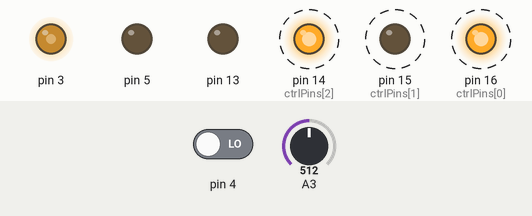
Bench run of a sketch on a simulated Arduino Uno, built with avr-gcc and run on an emulated ATmega328P. On the bench: output pins drawn as LEDs (lit = HIGH). Dashed ring = blinking. The inputs (shaded band) are chosen by the test bench; at power-on: A3 = 512, pin 4 LOW. What the sketch prints to the serial monitor is not drawn.

Above: at 1.24 s.
1.3 s: A3 set to 306
Timing chart, 0 to 10.3 s (numbered marks = the images above; inputs shaded):
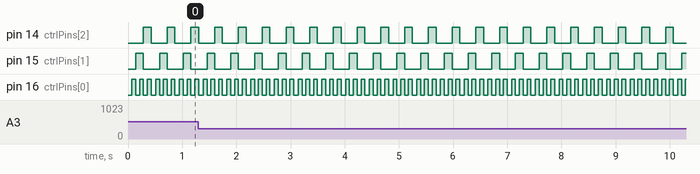

The sketch:

RFID_test.ino
```cpp
//#include <SoftwareSerial.h>

const unsigned long tagNo = 0x5a7ca405;
const unsigned int tagSe = 0xf6;

const unsigned long tagNo2 = 0x35850e;
const unsigned int tagSe2 = 0x55;

byte ctrlPins[3] = {16, 15, 14};
boolean state = 0;
int lvl = 0;
boolean history[256];
int history_t[256];
int message[128];
int i = 0;
unsigned long timer = 0;
boolean xorout = false;
boolean delayout = false;
boolean ffout = false;
byte cc = 0;
unsigned long codes[6];
unsigned int seriess[6];
unsigned int strength[6];
unsigned long timer2 = millis();
//SoftwareSerial rcv(7, 8);

void next_coil();

void setup() {
  // put your setup code here, to run once:
  for (int i = 0; i < 3; i++) {
    pinMode(ctrlPins[i], OUTPUT);
    digitalWrite(ctrlPins[i], 0);
  }
  pinMode(3, OUTPUT);
  pinMode(4, INPUT);
  pinMode(5, OUTPUT);
  pinMode(13, OUTPUT);
  pinMode(17, INPUT);
  Serial.begin(115200);
  //  rcv.begin(2400);
  TCCR2B = TCCR2B & B11110000 | B00001001;
  TCCR2A = TCCR2A & B11111100 | B00000011;
  OCR2A = 127;
  analogWrite(3, OCR2A / 2);
  timer = micros();
}

void loop() {
  boolean oldst = state;
  state = digitalRead(4);
  if (state != oldst) {
    if (i < 256) {
      history[i] = state;
      history_t[i] = micros() - timer;
      i++;
      timer = micros();
    }
  }
  if (i >= 256 || micros() - timer > 50000) {
    //    for (int j = 0; j < 256; j++) {
    //      Serial.print(history[j]);
    //      Serial.print(" ");
    //      Serial.println(history_t[j]);
    //    }
    byte temp = 0;
    int skip = 0;
    long test = 0;
    byte data[8];
    int k = 0;
    //    Serial.println("=================================");
    //    Serial.print("Coil ");
    //    Serial.println(cc);
    //    Serial.println("Decoding...");
    while (history_t[skip] < 380) skip++;
    //    Serial.println(skip);
    for (int j = skip; j < 256; j++) {
      int round_bit = 2;
      //      Serial.print(j);
      //      Serial.print(" ");
      //      Serial.print(history_t[j]);
      //      Serial.println(" ");
      if (history_t[j] < 100) {
        //        Serial.println("No tag!");
        i = 0;
        //next_coil();
        goto START;
      }
      if (history_t[j] > 380) {
        if (history[j] == 0) temp = 1;
        else if (history[j] == 1) temp = 0;
        round_bit = temp;
      }
      else if (history_t[j] < 380) {
        if (history[j] != temp) {
          round_bit = temp;
        }
      }
      if ((round_bit != 2)) {
        if (k < 128) message[k] = round_bit;
        k++;
      }
    }
    i = 0;
    k = 0;
    uint16_t frame = 0;
    int strt = 128;
    for (int j = 0; j < 128; j++) {
      frame = (frame << 1) & 1023;
      bitWrite(frame, 0, message[j]);
      if (frame == 511) {
        strt = j;
        break;
      }
    }
    int tst = 0;
//    for (int j = strt - 8; j < strt + 56; j++) {
//      Serial.print(message[j]);
//      tst++;
//      if (tst == 9 || tst == 15) {
//        Serial.println();
//        tst = 10;
//      }
//    }
//    Serial.println();
    //    Serial.println();
    //    Serial.println(strt);
    //    Serial.println();
START:
    if (strt < 64) {
      int ctr = 1;
      uint8_t series = 0;
      uint32_t code = 0;
      byte parity = 0;
      for (int e = 1; e >= 0; e--) {
        for (int g = 3; g >= 0; g--) {
//          Serial.print(strt + ctr);
//          Serial.print(" ");
//          Serial.print(parity);
//          Serial.print(" ");
//          Serial.println(message[strt + ctr]);
          bitWrite(series, g + e * 4, message[strt + ctr]);
          if (message[strt + ctr] == 1) parity ++;
          ctr++;
        }
        if (message[strt + ctr] == 1) parity ++;
//        Serial.println(parity);
//        Serial.println(parity%2);
//        Serial.println();
        parity = 0;
        ctr++;
      }
      for (int e = 7; e >= 0; e--) {
        for (int g = 3; g >= 0; g--) {
          //          Serial.print(strt + ctr);
          //          Serial.print(" ");
          //          Serial.println(message[strt + ctr]);
          bitWrite(code, g + e * 4, message[strt + ctr]);
          ctr++;
        }
        ctr++;
      }
      //      Serial.print("Code: ");
      //      Serial.print(series, HEX);
      //      Serial.print(" ");
      //      Serial.println(code, HEX);
      codes[cc] = code;
      seriess[cc] = series;
    }
    //Serial.println();
    next_coil();
    if (cc == 0) {
      int maxim = 0;
      int mx = 0;
      Serial.println("><><><><><><><><><><><><><><><><><><><><");
      for (int z = 0; z < 6; z++) {
        Serial.print(z);
        Serial.print(" ");
        Serial.print(seriess[z], HEX);
        Serial.print(" ");
        Serial.print(codes[z], HEX);
        Serial.print(" ");
        Serial.println(strength[z]);
        if (strength[z] > maxim) {
          maxim = strength[z];
          mx = z;
        }
      }
      if (maxim > 350) {
        Serial.print("Most likely code: ");
        Serial.print(seriess[mx], HEX);
        Serial.print(" ");
        Serial.println(codes[mx], HEX);
      }
      else {
        Serial.println("No tag found!");
      }
      Serial.print("Time elapsed: ");
      Serial.println(millis() - timer2);
      timer2 = millis();
      Serial.println("><><><><><><><><><><><><><><><><><><><><");
      if ((seriess[mx] == tagSe && codes[mx] == tagNo)
          || (seriess[mx] == tagSe2 && codes[mx] == tagNo2)) {
        digitalWrite(13, HIGH);
      }
      else {
        digitalWrite(13, LOW);
      }
    }
    timer = micros();
  }
}

void next_coil() {
  //  Serial.println("NEXT");
  //  Serial.println("COIL");
  unsigned long average = 0;
  for (int s = 0; s < 100; s ++) {
    average += analogRead(17);
    delayMicroseconds(100);
  }
  //  Serial.println(average / 100);
  strength[cc] = average / 100;
  if (cc < 5) {
    //    Serial.println('a');
    //    Serial.println(cc);
    cc++;
    //    Serial.println(cc);
  }
  else {
    //    Serial.println('b');
    cc = 0;
  }
  for (int bb = 0; bb < 3; bb++) {
    digitalWrite(ctrlPins[bb], bitRead(cc, bb));
  }
  for (int z = 0; z < 128; z++) {
    message[z] = 0;
  }
  for (int z = 0; z < 256; z++) {
    history[z] = 0;
    history_t[z] = 0;
  }
  //delay(500);
}
```

Measured:
- by itself, pin 14 (ctrlPins[2]), pin 15 (ctrlPins[1]): alternates HIGH for 0.14 s and LOW for 0.30 s
- by itself, pin 16 (ctrlPins[0]): alternates HIGH for 0.07 s and LOW for 0.07 s
